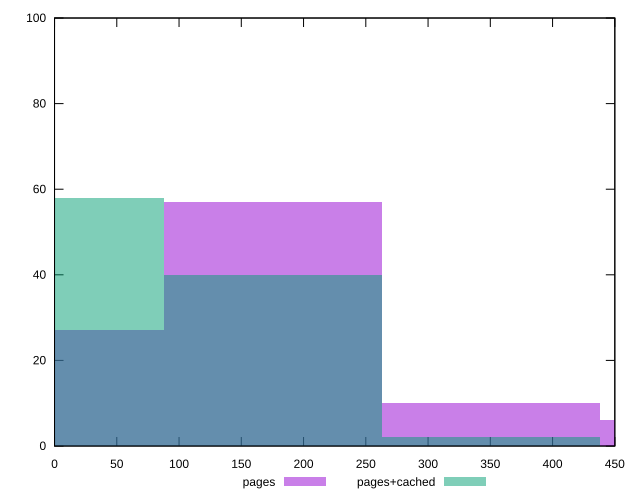

Here is the gnuplot script that generated this plot:
reset

$pages <<EOF
0 27
350.604977113795 10
175.3024885568975 57
525.9074656706924 6
EOF

$pagesCached <<EOF
175.3024885568975 40
0 58
350.604977113795 2
EOF

set key outside below
set boxwidth 175.3024885568975
set xrange [0:450]
set yrange [0:100]
set trange [0:100]
set style fill transparent solid 0.5 noborder
set terminal svg size 640, 500 enhanced background rgb 'white'
set output "reprap/unminified-css/comparison/histogram/0_vs_1.svg"

plot $pages title "pages" with boxes, \
     $pagesCached title "pages+cached" with boxes

reset
